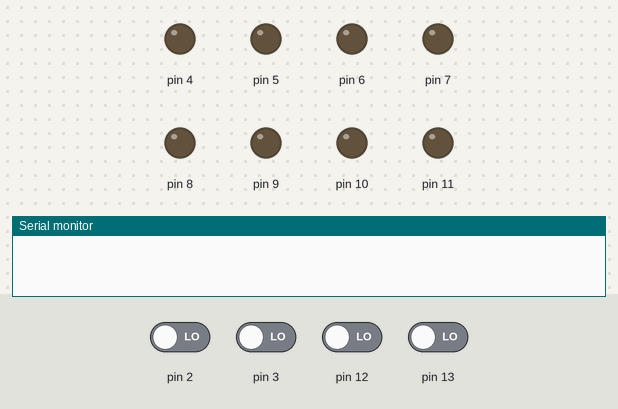
Bench run of a sketch on a simulated Arduino Uno, built with avr-gcc and run on an emulated ATmega328P. Parts: output pins drawn as LEDs (lit = HIGH), the last lines printed to the serial monitor. The test bench sets the inputs (shaded band); at power-on: pin 2, pin 3, pin 12, pin 13 LOW.

Above: at 1.3 s.
1.4 s: pin 2 driven HIGH
At 2.8 s:
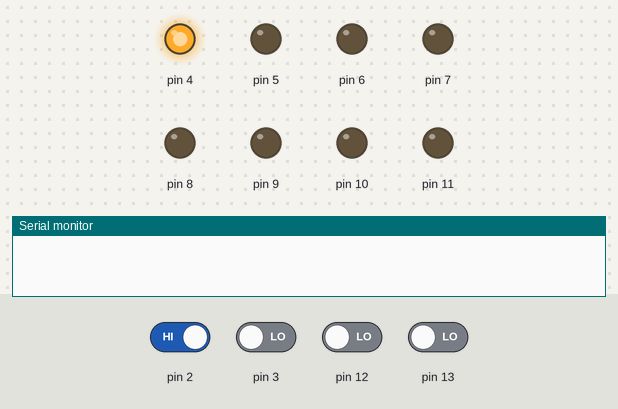
4.4 s: pin 12 driven HIGH
At 5.9 s:
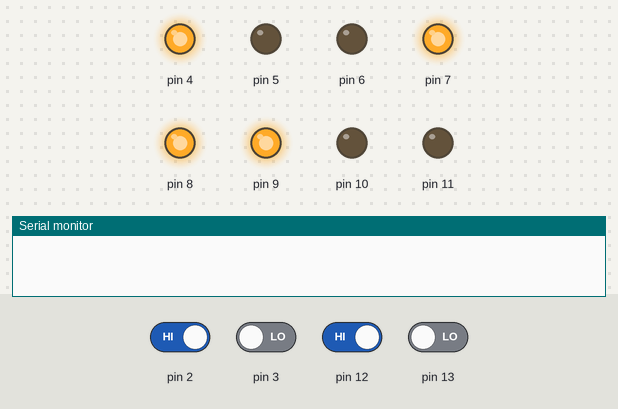
7.4 s: pin 3 driven HIGH
At 8.6 s:
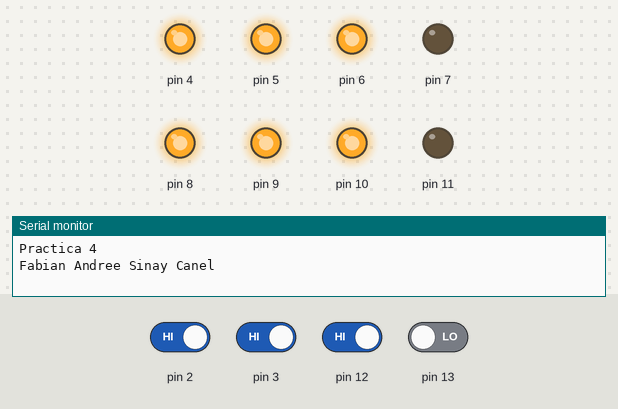
9.0 s: pin 3 driven LOW and pin 13 driven HIGH
12.0 s: pin 2 driven LOW
At 13.6 s:
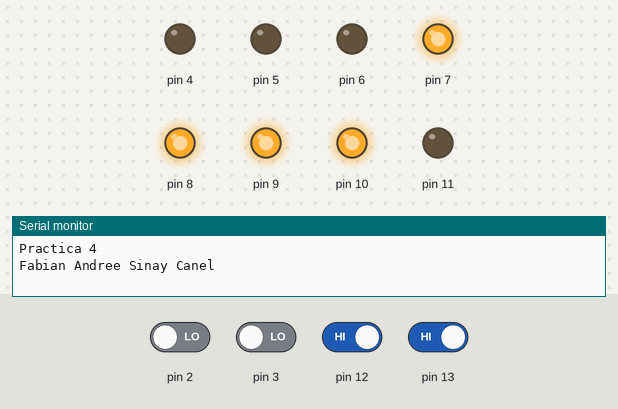
15.0 s: pin 2 driven HIGH
At 19.4 s:
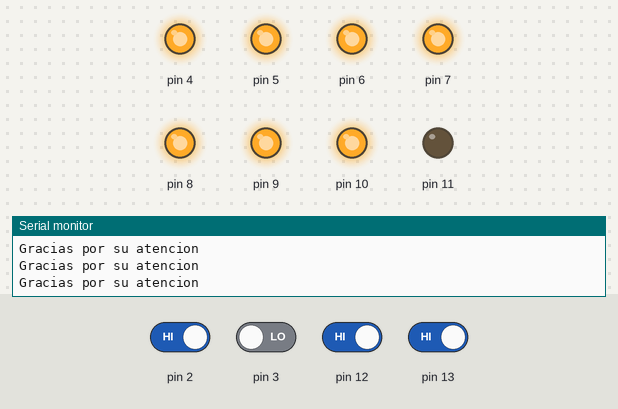
Timing chart, 0 to 23.5 s (numbered marks = the images above; inputs shaded):
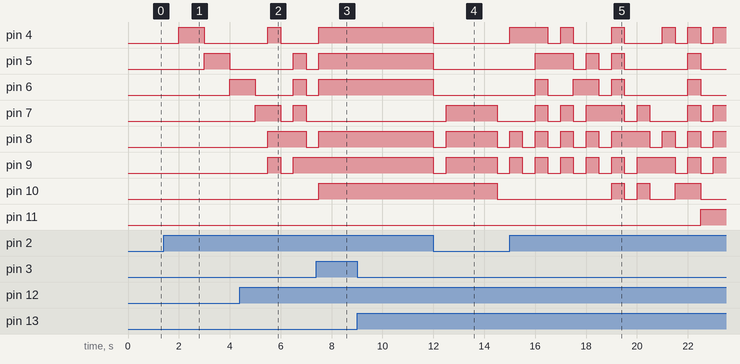

The sketch:

Practica_4_parte3.ino
```cpp
/*
   Fundacion Kinal
   Centro educativo tecnico laboral Kinal
   Quinto perito
   Quinto electronica
   Codigo Tecnico: EB5AM
   Curso: Taller de electronica digital y reparacion de computadoras I
   Proyecto: Luces del "Parte 3"
   Dev: Fabian Andree Sinay Canel
   Fecha: 25 de abril de 2024
*/
int contador = 0;
int contador4 = 0;
int tiempo = 0;
int texto = 0;

void setup(){
  Serial.begin(9600);
  pinMode(13, INPUT);
  pinMode(12, INPUT);
  pinMode(2, INPUT);
  pinMode(3, INPUT);
  pinMode(4, OUTPUT);
  pinMode(5, OUTPUT);
  pinMode(6, OUTPUT);
  pinMode(7, OUTPUT);
  pinMode(8, OUTPUT);
  pinMode(9, OUTPUT);
  pinMode(10, OUTPUT);
  pinMode(11, OUTPUT);
}
void loop(){
  //Nombre
  if(digitalRead(3) == HIGH){
  Serial.println("Practica 4");
  Serial.println("Fabian Andree Sinay Canel");
    delay(4000);
  }
  //Auto fantastico
    if(digitalRead(2) == HIGH){
  contador =(contador + 1);
    tiempo = 500;
    if(contador > 15){
       contador = 2;
   }
  }else if(digitalRead(3)==LOW){
    contador = 0;
  }

  delay(tiempo);
  //secuencia
  if (contador == 1){
    digitalWrite(4, HIGH);
  } else{
    digitalWrite(4, LOW);
  }
    if (contador == 2){
    digitalWrite(5, HIGH);
  } else{
    digitalWrite(5, LOW);
  }
    if (contador == 3){
    digitalWrite(6, HIGH);
  } else{
    digitalWrite(6, LOW);
  }
  if (contador == 4){
    digitalWrite(7, HIGH);
   } else{
    digitalWrite(7, LOW);
  }
  if (contador == 5){
    digitalWrite(8, HIGH);
  } else{
    digitalWrite(8, LOW);
  }
  if (contador == 6){
    digitalWrite(9, HIGH);
  } else{
    digitalWrite(9, LOW);
  }
  if (contador == 7){
    digitalWrite(10, HIGH);
  } else{
    digitalWrite(10, LOW);
  }
  if (contador == 8){
    digitalWrite(11, HIGH);
  } else{
    digitalWrite(11, LOW);
  }
  //secuencia en reversa
  if (contador == 9){
    digitalWrite(10, HIGH);
  }
  if (contador == 10){
    digitalWrite(9, HIGH);
  }
  if (contador == 11){
    digitalWrite(8, HIGH);
  }
  if (contador == 12){
    digitalWrite(7, HIGH);
  }
  if (contador == 13){
    digitalWrite(6, HIGH);
  }
  if (contador == 14){
    digitalWrite(5, HIGH);
  }
  if (contador == 15){
    digitalWrite(4, HIGH);
}
 //Cuatro
    if(digitalRead(12) == HIGH){
  contador4 =(contador4 + 1);
    tiempo = 2000;
   if(contador4 > 6){
       contador4 = 1;
   }
  }else if(digitalRead(12)==LOW){
    contador4 = 0;
  }
  delay(500);
  //C
    if (contador4 == 1){
    digitalWrite(4, HIGH);
    digitalWrite(9, HIGH);
    digitalWrite(8, HIGH);
    digitalWrite(7, HIGH);
  }
  //U
    if (contador4 == 2){
    digitalWrite(9, HIGH);
    digitalWrite(8, HIGH);
    digitalWrite(7, HIGH);
    digitalWrite(6, HIGH);
    digitalWrite(5, HIGH);
  }
  //A
    if (contador4 == 3){
    digitalWrite(9, HIGH);
    digitalWrite(8, HIGH);
    digitalWrite(4, HIGH);
    digitalWrite(6, HIGH);
    digitalWrite(5, HIGH);
    digitalWrite(10, HIGH);
  }
   //T
    if (contador4 == 4){
    digitalWrite(9, HIGH);
    digitalWrite(10, HIGH);
    digitalWrite(8, HIGH);
    digitalWrite(7, HIGH);
  }
  //R
    if (contador4 == 5){
    digitalWrite(4, HIGH);
    digitalWrite(9, HIGH);
    digitalWrite(8, HIGH);
  }
  //O
    if (contador4 == 6){
    digitalWrite(9, HIGH);
    digitalWrite(8, HIGH);
    digitalWrite(7, HIGH);
    digitalWrite(6, HIGH);
    digitalWrite(5, HIGH);
    digitalWrite(4, HIGH);
    }
   //gracias por su atencion
 if(digitalRead(2) == HIGH && digitalRead(13) == HIGH ){
   Serial.println("Gracias por su atencion ");
  }
}
```

Measured:
- after the input at 1.4 s, pin 4: LOW → HIGH after 0.60 s, → LOW 1.0 s later; pin 5: LOW → HIGH after 1.6 s, → LOW 1.0 s later; pin 6: LOW → HIGH after 2.6 s
- after the input at 4.4 s, pin 4: LOW → HIGH after 1.1 s, → LOW 0.50 s later; pin 5: LOW → HIGH after 2.1 s, → LOW 0.50 s later; pin 9: LOW → HIGH after 1.1 s instead of 2.6 s
- after the input at 7.4 s, pin 4–6, pin 8: goes on until 7.5 s, then stays HIGH; pin 7: stays LOW (without the input it goes to HIGH after 1.1 s); pin 9: stays HIGH (without the input it goes to LOW after 0.60 s)
- after the input at 9.0 s, every drawn part: stays the same
- after the input at 12.0 s, pin 4–6: goes on until 12.0 s, then stays LOW; pin 11: stays LOW (without the input it goes to HIGH after 1.0 s)
- after the input at 15.0 s, pin 10: goes HIGH 0.50 s, LOW 0.50 s, HIGH 0.50 s, LOW 1.0 s, HIGH 1.0 s, then LOW, starting after 4.0 s; pin 11: LOW → HIGH after 7.5 s
